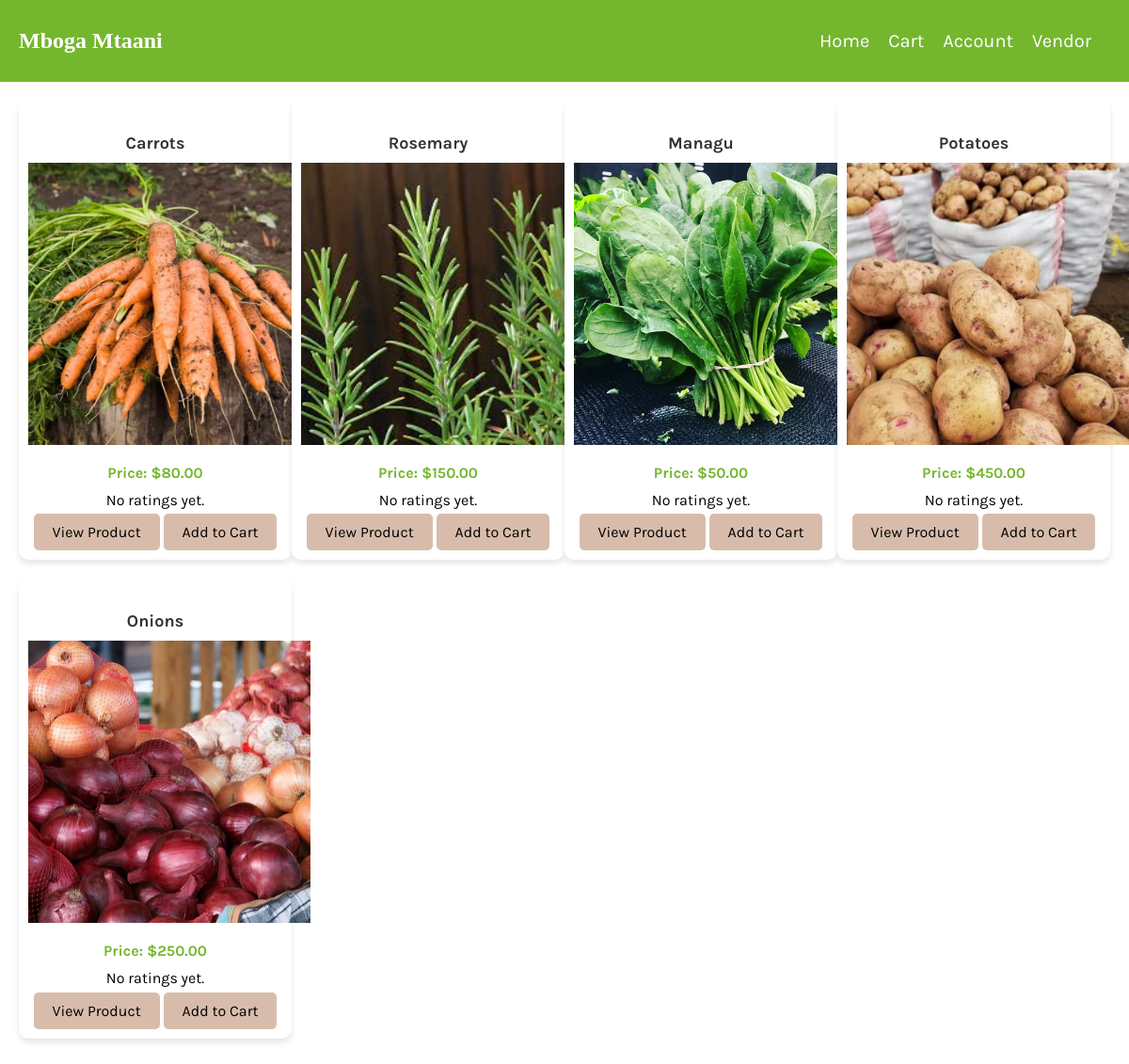
The page /inventory/products/list on the database as committed earlier.
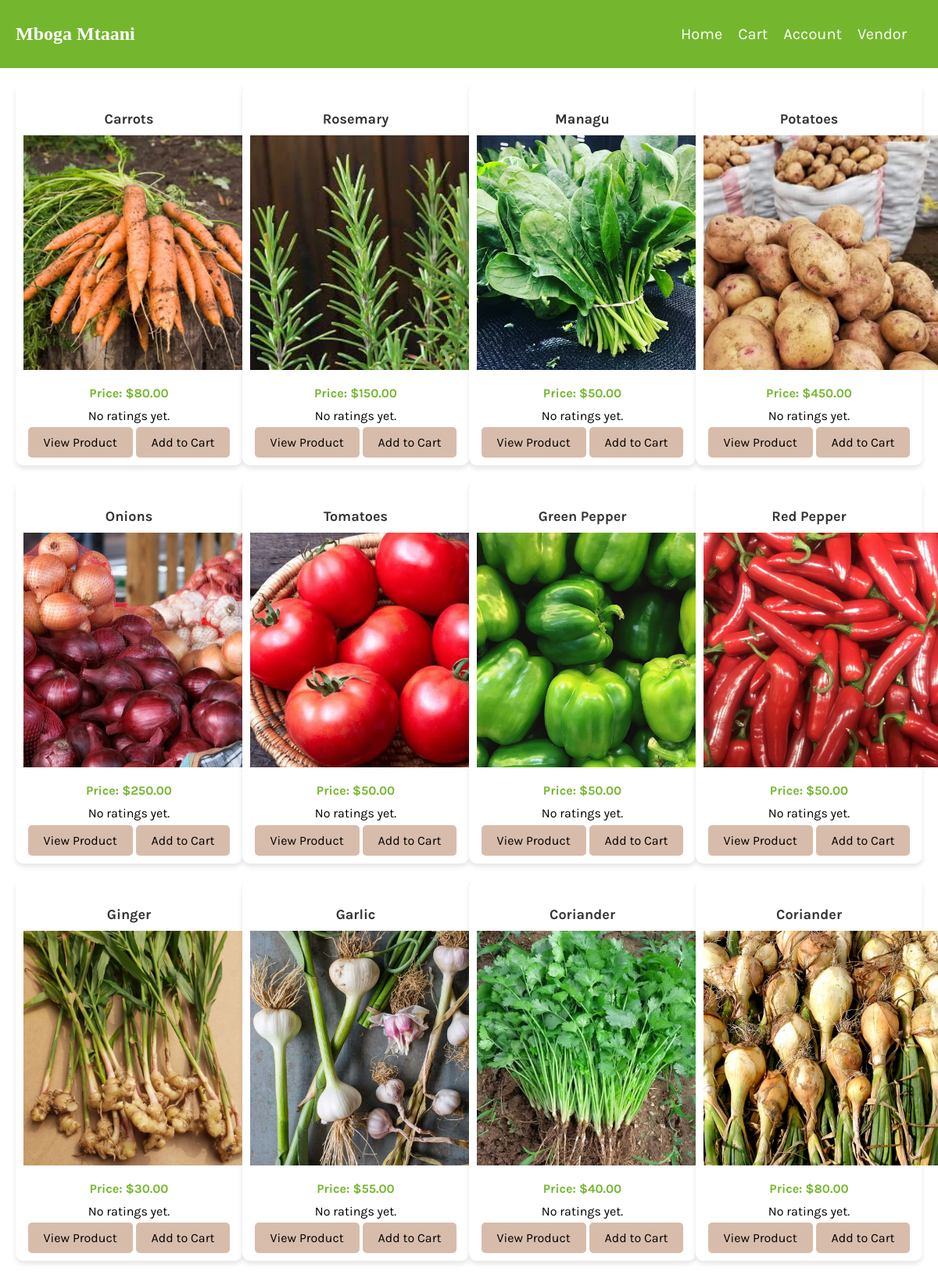
The same page on the database as committed later.
### inventory/models.py (models this page shows, shortened)
class Product(models.Model):
    vendor = models.ForeignKey(Vendor, on_delete=models.CASCADE)
    name = models.CharField(max_length=32)
    description = models.TextField()
    image = models.ImageField(upload_to= 'images/')
    price = models.DecimalField(max_digits = 6, decimal_places = 2)
    stock = models.PositiveIntegerField()
    date_created = models.DateTimeField(auto_now_add=True)
    date_updated = models.DateTimeField(auto_now=True)

### inventory/views.py (the view)
# urls.py: path("products/list", products_list, name = "products_list_view"),
def products_list(request):
    products = Product.objects.all()
    product_ratings = {}
    for product in products:
        ratings = Reviews.objects.filter(product=product)
        product_ratings[product.id] = ratings
    context = {
        'products':products,
        'product_ratings': product_ratings
    }
    return render (request, "inventory/products_list.html", context)

### templates/inventory/products_list.html (shortened to what this page needs)
<!DOCTYPE html>
<html lang="en">
<head>
    {%load static%}
    <link rel="stylesheet" type="text/css" href="{%static 'css/products_list.css'%}">
</head>
<body>
    {% include 'navbar.html'%}
    <div class="products-container">
        {% for product in products %}
            <div class="product-card">
                <h4 class="product-title">{{ product.name }}</h4>
                <img src="{{ product.image.url }}" alt="Image">
                <p class="product-price">Price: ${{ product.price }}</p>
                <div>
                    {% for rating in product_ratings.product.id %}
                        Rating: {{ rating.rating }}
                    {% empty %}
                        No ratings yet.
                    {% endfor %}
                </div>
                <a href="{% url 'product_detail_view' id=product.id %}" class="view-product-link">View Product</a>
                <a href="{% url 'product_cart' product.id  %}" class="view-product-link">Add to Cart</a>
            </div>
        {% endfor %}
    </div>
</body>
</html>

Rows that differ between the two databases and show on the page:
added Product: name "Tomatoes", image (picture), price "50.00"
added Product: name "Green Pepper", image (picture), price "50.00"
added Product: name "Red Pepper", image (picture), price "50.00"
added Product: name "Ginger", image (picture), price "30.00"
added Product: name "Garlic", image (picture), price "55.00"
added Product: name "Coriander", image (picture), price "40.00"
added Product: name "Coriander", image (picture), price "80.00"
